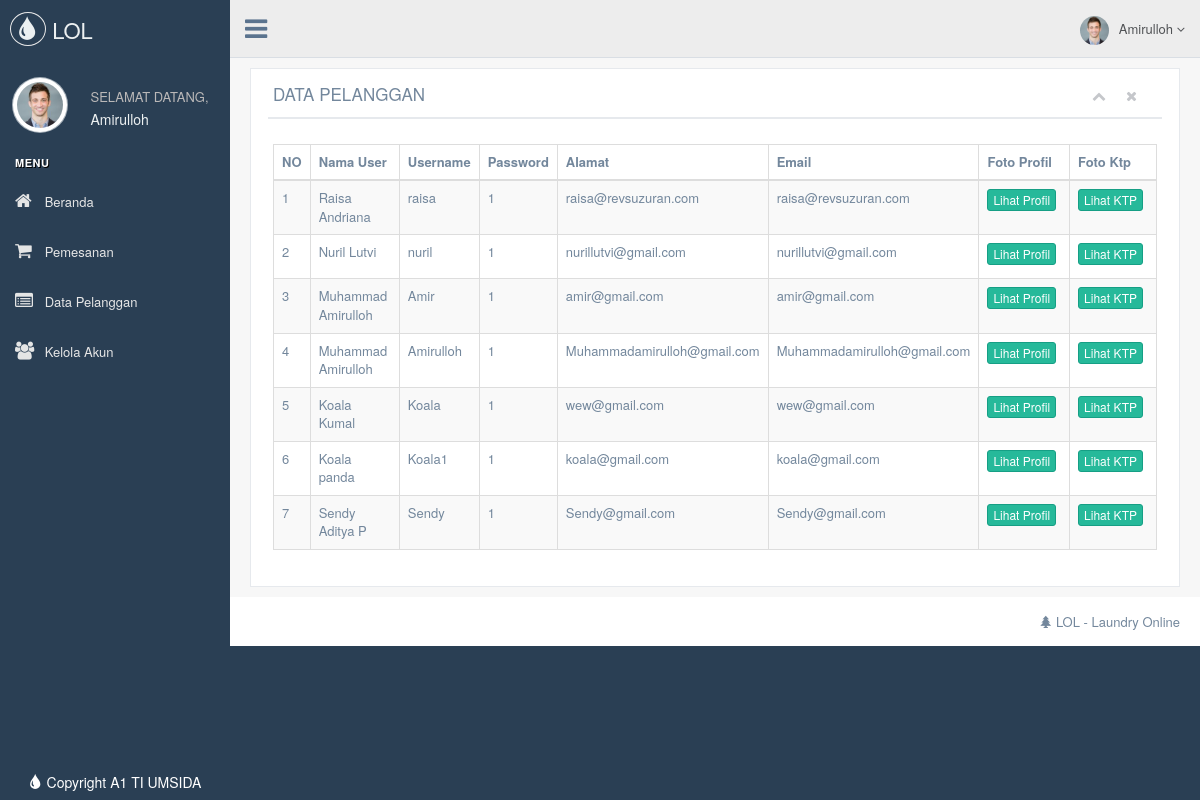
/fix/pelanggan.php (signed in), run on the app's committed database.
### tables this page shows
CREATE TABLE `tb_user` (
  `id_username` int(11) NOT NULL,
  `username_user` varchar(20) NOT NULL,
  `password_user` varchar(20) NOT NULL,
  `email_user` varchar(30) NOT NULL,
  `nama_user` varchar(50) NOT NULL,
  `alamat_user` varchar(50) NOT NULL,
  `ktp_user` varchar(200) NOT NULL,
  `profil_user` varchar(200) NOT NULL
);

### fix/pelanggan.php (the view, shortened to what this page needs)
<?php
  $name=$_SESSION['username_admin'];
$getit = mysql_query("SELECT * FROM tb_admin WHERE username_admin='$name'");
$row = mysql_fetch_array($getit);
$nama = $row['nama_admin'];
?>
<!DOCTYPE html>
<html lang="en">
  <head>
    <link href="../vendors/bootstrap/dist/css/bootstrap.min.css" rel="stylesheet">
    <link href="../vendors/font-awesome/css/font-awesome.min.css" rel="stylesheet">
    <link href="../vendors/nprogress/nprogress.css" rel="stylesheet">
    <link href="../vendors/iCheck/skins/flat/green.css" rel="stylesheet">
    <link href="../vendors/bootstrap-progressbar/css/bootstrap-progressbar-3.3.4.min.css" rel="stylesheet">
    <link href="../vendors/jqvmap/dist/jqvmap.min.css" rel="stylesheet"/>
    <link href="../vendors/bootstrap-daterangepicker/daterangepicker.css" rel="stylesheet">
    <link href="../vendors/datatables.net-bs/css/dataTables.bootstrap.min.css" rel="stylesheet">
    <link href="../vendors/datatables.net-buttons-bs/css/buttons.bootstrap.min.css" rel="stylesheet">
    <link href="../vendors/datatables.net-fixedheader-bs/css/fixedHeader.bootstrap.min.css" rel="stylesheet">
    <link href="../vendors/datatables.net-responsive-bs/css/responsive.bootstrap.min.css" rel="stylesheet">
    <link href="../vendors/datatables.net-scroller-bs/css/scroller.bootstrap.min.css" rel="stylesheet">
    <link href="../build/css/custom.min.css" rel="stylesheet">
  </head>
  <body class="nav-md">
    <div class="container body">
      <div class="main_container">
        <div class="col-md-3 left_col">
          <div class="left_col scroll-view">
            <div class="navbar nav_title" style="border: 0;">
              <a href="admin.php" class="site_title"><i class="glyphicon glyphicon-tint"></i><span> LOL</span></a>
            </div>
            <div class="profile clearfix">
              <div class="profile_pic">
                <img src="images/img.jpg" alt="..." class="img-circle profile_img">
              </div>
              <div class="profile_info">
                <span>SELAMAT DATANG,</span>
                <h2><?php echo $nama;?></h2>
              </div>
            </div>
            <br />
            <div id="sidebar-menu" class="main_menu_side hidden-print main_menu">
              <div class="menu_section">
                <h3>Menu</h3>
                <ul class="nav side-menu">
                  <li><a href="admin.php"><i class="fa fa-home"></i> Beranda</a></li>
                  <li><a href="pemesanan.php"><i class="fa fa-shopping-cart"></i> Pemesanan</a></li>
                  <li><a href="pelanggan.php"><i class="fa fa-list-alt"></i> Data Pelanggan</a></li>
                  <li><a href="edit_admin.php"><i class="fa fa-users"></i> Kelola Akun</a></li>
              </div>
            </div>
            <div class="sidebar-footer hidden-small">
                <font color="white" align="center"><h5><i class="glyphicon glyphicon-tint"></i> Copyright A1 TI UMSIDA</h5></font>
            </div>
          </div>
        </div>
        <div class="top_nav">
          <div class="nav_menu">
            <nav>
              <div class="nav toggle">
                <a id="menu_toggle"><i class="fa fa-bars"></i></a>
              </div>
              <ul class="nav navbar-nav navbar-right">
                <li class="">
                  <a href="javascript:;" class="user-profile dropdown-toggle" data-toggle="dropdown" aria-expanded="false">
                    <img src="images/img.jpg" alt=""><?php echo $nama;?>
                    <span class=" fa fa-angle-down"></span>
                  </a>
                </li>
              </ul>
            </nav>
          </div>
        </div>
        <div class=cupuh1>
            <div class="right_col" role="main">
            <div class="row">
             <div class="col-md-12 col-sm-12 col-xs-12">
                <div class="x_panel">
                  <div class="x_title">
                    <h2>DATA PELANGGAN </h2>
                    <ul class="nav navbar-right panel_toolbox">
                      <li><a class="collapse-link"><i class="fa fa-chevron-up"></i></a>
                      </li>
                      <li class="dropdown">
                        <a href="#" class="dropdown-toggle" data-toggle="dropdown" role="button" aria-expanded="false"></a>
                      </li>
                      <li><a class="close-link"><i class="fa fa-close"></i></a>
                      </li>
                    </ul>
                    <div class="clearfix"></div>
                  </div>
                  <div class="x_content">
                    <table id="datatable-responsive" class="table table-striped table-bordered dt-responsive nowrap" cellspacing="0" width="100%">
                      <thead>
                        <tr>
                          <th>NO</th>
                          <th>Nama User</th>
                          <th>Username</th>
                          <th>Password</th>
                          <th>Alamat</th>
                          <th>Email</th>
                          <th>Foto Profil</th>
                          <th>Foto Ktp</th>
                        </tr>
                      </thead>
                       <tbody>
                       <?php
                              $no=1;
                              $user=mysql_query("SELECT * FROM `tb_user`");
                              while ($row=mysql_fetch_array($user)) {
                                $nama_user = $row['nama_user'];
                                $username = $row['username_user'];
                                $password = $row['password_user'];
                                $alamat = $row['email_user'];
                                $email = $row['email_user'];
                                $foto_ktp = $row['ktp_user'];
                                $foto_profil= $row['profil_user'];
                            ?>
                        <tr>
                          <td><?php echo $no;?></td>
                          <td><?php echo $nama_user;?></td>
                          <td><?php echo $username;?></td>
                          <td><?php echo $password;?></td>
                          <td><?php echo $alamat;?></td>
                          <td><?php echo $email;?></td>
                          <?php echo "<td><a class='btn btn-success btn-xs' href='images/".$foto_profil."' role='button'>Lihat Profil</a></td>"; ?>
                          <?php echo "<td><a class='btn btn-success btn-xs' href='images/".$foto_ktp."' role='button'>Lihat KTP</a></td>"; ?>
                        </tr>
                        <?php
                        $no++;
                        }
                        ?>
                    </table>
                  </div>
                </div>
           </div>
          </div>
      </div>
      </div>
              </div>
            </div>
        <footer>
          <div class="pull-right">
            <i class="glyphicon glyphicon-tree-conifer"></i> LOL - Laundry Online
          </div>
          <div class="clearfix"></div>
        </footer>
  </body>
</html>

### data on the page
tb_user: nama_user "Raisa Andriana", username_user "raisa", password_user "1", email_user "raisa@revsuzuran.com"
tb_user: nama_user "Nuril Lutvi", username_user "nuril", password_user "1", email_user "nurillutvi@gmail.com"
tb_user: nama_user "Muhammad Amirulloh", username_user "Amir", password_user "1", email_user "amir@gmail.com"
tb_user: nama_user "Muhammad Amirulloh", username_user "Amirulloh", password_user "1", email_user "Muhammadamirulloh@gmail.com"
tb_user: nama_user "Koala Kumal", username_user "Koala", password_user "1", email_user "wew@gmail.com"
tb_user: nama_user "Koala panda", username_user "Koala1", password_user "1", email_user "koala@gmail.com"
tb_user: nama_user "Sendy Aditya P", username_user "Sendy", password_user "1", email_user "Sendy@gmail.com"

### other printed values
$nama "Amirulloh"
